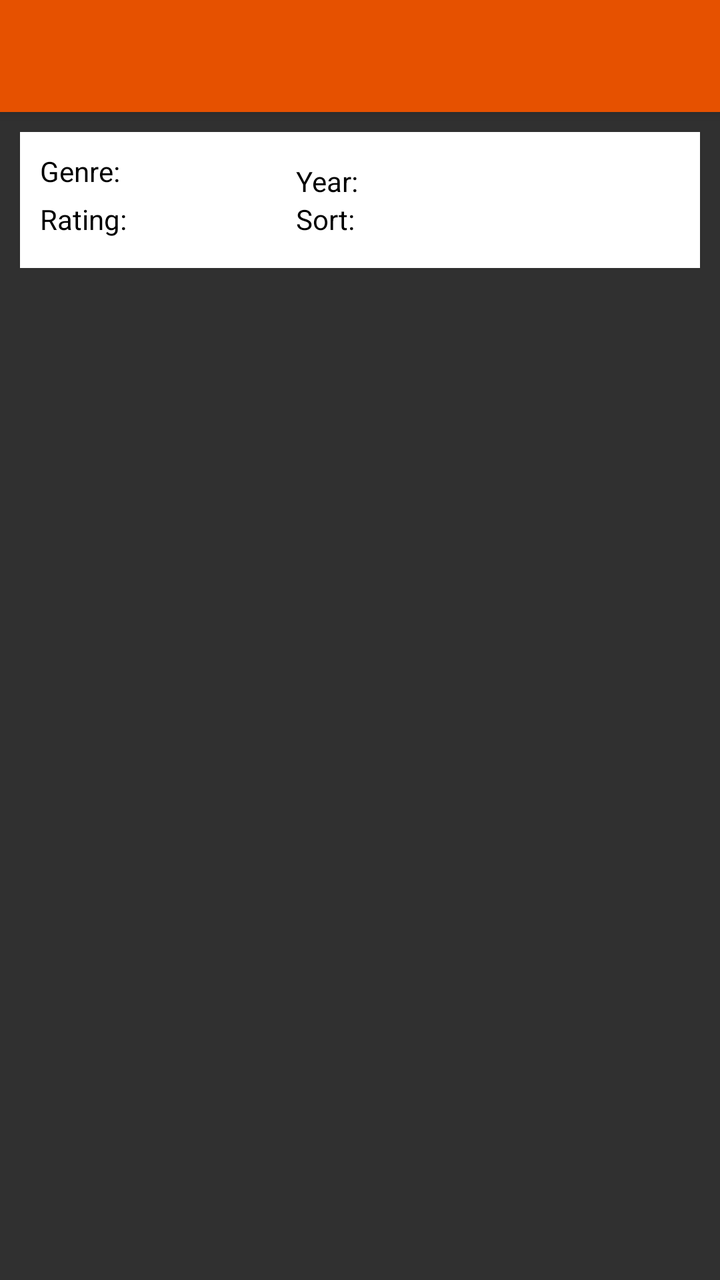
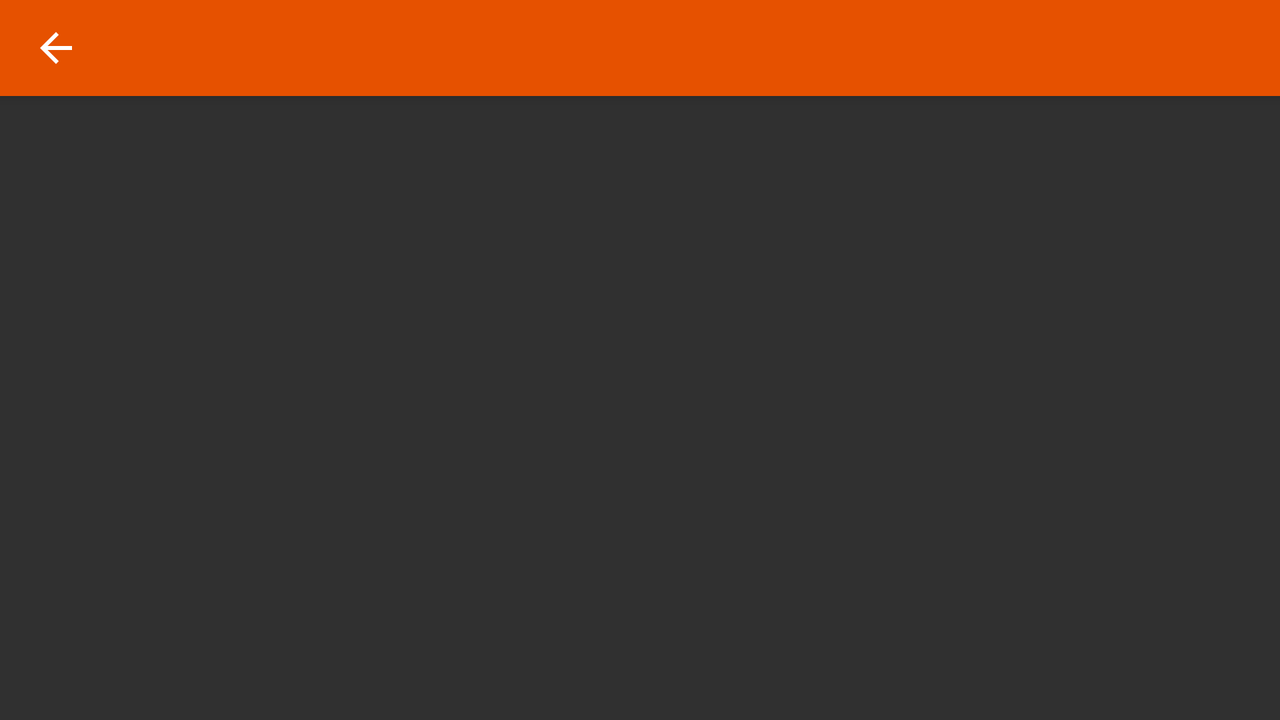

An Android layout and its configuration variant, each rendered on a device that would load it. The default file and the variant file are quoted in full after the pictures.
<!-- AndroidManifest.xml: application theme AppTheme -->
<!-- res/layout/activity_home.xml -->
<?xml version="1.0" encoding="utf-8"?>
<LinearLayout xmlns:android="http://schemas.android.com/apk/res/android"
    android:layout_width="match_parent"
    android:layout_height="match_parent"
    xmlns:app="http://schemas.android.com/apk/res-auto"
    android:orientation="vertical">

    <android.support.v7.widget.Toolbar
        xmlns:android="http://schemas.android.com/apk/res/android"
        android:id="@+id/toolbar"
        android:layout_width="match_parent"
        android:layout_height="?attr/actionBarSize"
        android:elevation="4dp"
        android:theme="@style/ThemeOverlay.AppCompat.ActionBar"
        app:popupTheme="@style/ThemeOverlay.AppCompat.Light"
        android:background="@color/colorAccent">

    </android.support.v7.widget.Toolbar>


    
    <LinearLayout
        android:orientation="horizontal"
        android:layout_width="match_parent"
        android:layout_height="wrap_content"
        android:layout_marginTop="@dimen/movie_grid_poster_margin"
        android:layout_marginLeft="@dimen/movie_grid_poster_margin"
        android:layout_marginRight="@dimen/movie_grid_poster_margin"
        android:padding="10dp"
        android:background="@color/white">

        <LinearLayout
            android:orientation="vertical"
            android:layout_width="0dp"
            android:layout_weight="40"
            android:layout_height="match_parent"
            android:gravity="center_vertical">

            
            <LinearLayout
                android:layout_width="match_parent"
                android:layout_height="wrap_content"
                android:orientation="horizontal">

                <TextView
                    android:layout_width="wrap_content"
                    android:layout_height="wrap_content"
                    android:textAppearance="?android:attr/textAppearanceSmall"
                    android:textColor="@color/black"
                    android:text="Genre: " />

                <android.support.v7.widget.AppCompatSpinner
                    android:id="@+id/spinner_genre"
                    android:layout_width="match_parent"
                    android:layout_height="wrap_content"
                    android:spinnerMode="dialog"/>
            </LinearLayout>


            
            <LinearLayout
                android:layout_width="match_parent"
                android:layout_height="wrap_content"
                android:orientation="horizontal">

                <TextView
                    android:layout_width="wrap_content"
                    android:layout_height="wrap_content"
                    android:textAppearance="?android:attr/textAppearanceSmall"
                    android:textColor="@color/black"
                    android:text="Rating: " />

                <android.support.v7.widget.AppCompatSpinner
                    android:id="@+id/spinner_cert"
                    android:layout_width="match_parent"
                    android:layout_height="wrap_content"
                    android:spinnerMode="dialog"/>
            </LinearLayout>
        </LinearLayout>

        <LinearLayout
            android:orientation="vertical"
            android:layout_width="0dp"
            android:layout_weight="60"
            android:layout_height="match_parent"
            android:gravity="center_vertical">

            
            <TextView
                android:layout_width="wrap_content"
                android:layout_height="wrap_content"
                android:textAppearance="?android:attr/textAppearanceSmall"
                android:textColor="@color/black"
                android:text="Year: "/>

            
            <TextView
                android:layout_width="wrap_content"
                android:layout_height="wrap_content"
                android:textAppearance="?android:attr/textAppearanceSmall"
                android:textColor="@color/black"
                android:text="Sort: "/>

        </LinearLayout>
    </LinearLayout>



    
    <FrameLayout
        android:id="@+id/fragment_container"
        android:layout_width="match_parent"
        android:layout_height="match_parent"/>

</LinearLayout>
<!-- resources referenced by this layout -->
<resources>
  <color name="colorAccent">#E65100</color>
  <dimen name="movie_grid_poster_margin">10dp</dimen>
  <style name="AppTheme" parent="Theme.AppCompat">
          
          <item name="colorPrimary">@color/colorPrimary</item>
          <item name="colorPrimaryDark">@color/colorPrimaryDark</item>
          <item name="colorAccent">@color/colorAccent</item>
      </style>
  <color name="colorPrimary">#6e6d6d</color>
  <color name="colorPrimaryDark">#353434</color>
</resources>
<!-- res/layout-land/activity_home.xml (the repository's variant of the layout above) -->
<!-- drawn on the phone turned sideways -->
<?xml version="1.0" encoding="utf-8"?>
<LinearLayout xmlns:android="http://schemas.android.com/apk/res/android"
    android:layout_width="match_parent"
    android:layout_height="match_parent"
    android:orientation="vertical">

    <include layout="@layout/toolbar_movie_grid"/>

    
    <LinearLayout
        android:layout_width="match_parent"
        android:layout_height="wrap_content"
        android:orientation="horizontal">

        
        <FrameLayout
            android:id="@+id/fragment_container"
            android:layout_width="0dp"
            android:layout_weight="65"
            android:layout_height="wrap_content"/>

        
        <FrameLayout
            android:id="@+id/filter_spinner_container"
            android:layout_width="0dp"
            android:layout_weight="35"
            android:layout_height="wrap_content"/>

    </LinearLayout>
</LinearLayout>
<!-- res/layout/toolbar_movie_grid.xml (included above) -->
<?xml version="1.0" encoding="utf-8"?>
<android.support.v7.widget.Toolbar
    xmlns:android="http://schemas.android.com/apk/res/android"
    xmlns:app="http://schemas.android.com/apk/res-auto"
    android:id="@+id/toolbar"
    android:layout_width="match_parent"
    android:layout_height="?attr/actionBarSize"
    android:elevation="4dp"
    android:theme="@style/ThemeOverlay.AppCompat.ActionBar"
    app:popupTheme="@style/ThemeOverlay.AppCompat.Light"
    android:background="@color/colorAccent"
    app:navigationIcon="?homeAsUpIndicator"/>
<!-- resources referenced by the variant -->
<!-- as the phone turned sideways resolves them -->
<resources>
  <color name="colorAccent">#E65100</color>
  <style name="AppTheme" parent="Theme.AppCompat">
          
          <item name="colorPrimary">@color/colorPrimary</item>
          <item name="colorPrimaryDark">@color/colorPrimaryDark</item>
          <item name="colorAccent">@color/colorAccent</item>
      </style>
  <color name="colorPrimary">#6e6d6d</color>
  <color name="colorPrimaryDark">#353434</color>
</resources>
